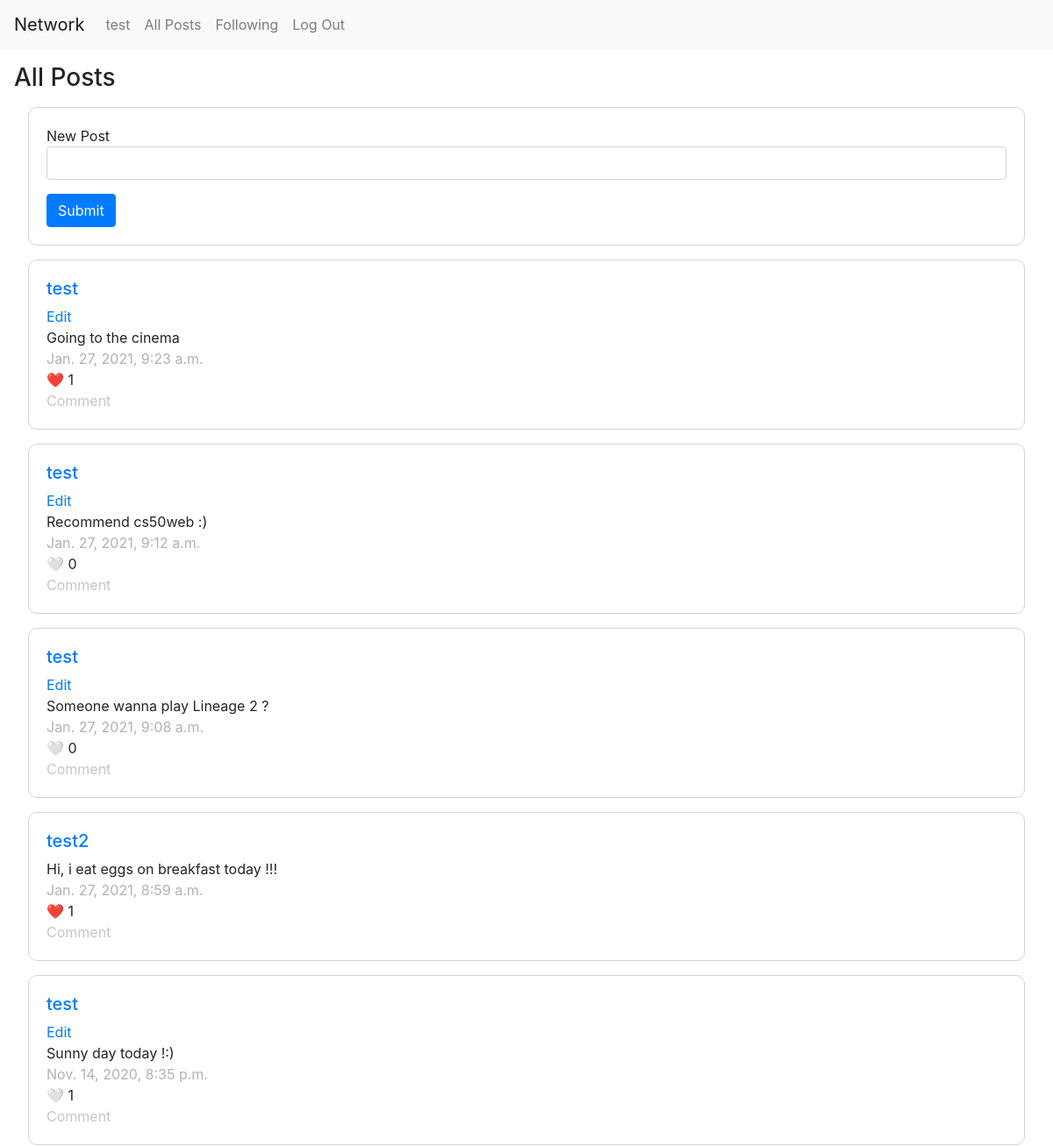
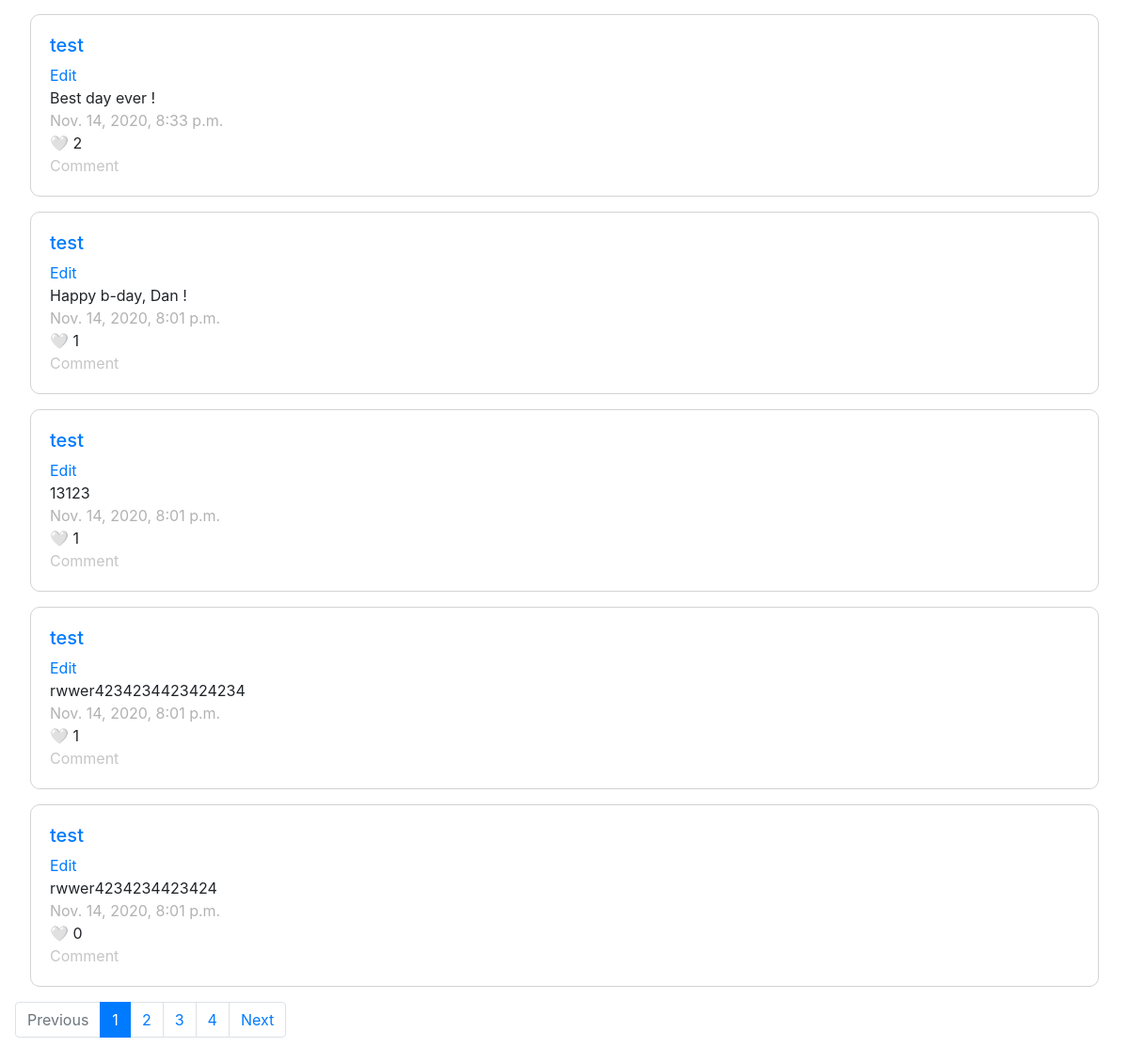
/ (signed in), run on the app's committed database (2 pictures, top to bottom).
### network/models.py (models this page shows, shortened)
class User(AbstractUser):
    pass

class Post(models.Model):
    user = models.ForeignKey("User", on_delete=models.CASCADE, related_name="user")
    text = models.CharField(max_length=255)
    likes = models.ManyToManyField('User', blank=True, related_name='likes')
    timestamp = models.DateTimeField(auto_now_add=True)

### network/views.py (the view)
# urls.py: path("", views.index, name="index"),
def index(request):
    posts = post_paginator(request, all)
    return render(request, 'network/index.html', { 'posts': posts })

### network/views.py (called while the page is built)
def post_paginator(request, username):
    if User.objects.filter(username=username).exists():
        user = User.objects.get(username=username)
        posts = Post.objects.filter(user=user)
    else:
        posts = Post.objects.all()
    posts = posts.order_by("-timestamp")
    page = request.GET.get('page', 1)
    paginator = Paginator(posts, 10)
    try:
        posts = paginator.page(page)
    except PageNotAnInteger:
        posts = paginator.page(1)
    except EmptyPage:
        posts = paginator.page(paginator.num_pages)
    return posts

### network/templates/network/index.html (shortened to what this page needs)
{% extends "network/layout.html" %}
{% load static %}
{% block body %}
    <div>
        <h3>All Posts</h3>
        <form class='card-body' method="post">
            <div class="form-group">
                New Post
                <input id='post-text' class='form-control'>
            </div>
            <input onclick='create_post()' type="submit" class="btn btn-primary">
        </form>
    </div>
    {% for post in posts %}
    <div id='{{post.id}}' class="card-body post">
        <h5><a href="/profile/{{post.user}}">{{post.user}}</a></h5>
        {% if post.user|stringformat:"s" == user.username|stringformat:"s" %}
          <a href=# class='edit'>Edit</a>
        {% endif %}
        <span id='edit_text' style="display: block">{{post.text}}</span>
        <span style='color:#b2b2b2'>{{post.timestamp}}</span>
        {% if request.user in post.likes.all %}
        	<div class='like'>❤️ {{post.likes.all.count}}</div>
        {% else %}
          <div class='like'>🤍 {{post.likes.all.count}}</div>
        {% endif %}
        <a style='color:#c6c6c6'>Comment</a>
    </div>
    {% endfor %}
{% if posts.has_other_pages %}
  <ul class="pagination">
    {% if posts.has_previous %}
      <li class="page-item"><a class="page-link" href="?page={{ posts.previous_page_number }}">Previous</a></li>
    {% else %}
      <li class="page-item disabled">
        <span class="page-link" href="#" tabindex="-1" aria-disabled="true">Previous</span>
      </li>
    {% endif %}
    {% for i in posts.paginator.page_range %}
      {% if posts.number == i %}
        <li class="page-item active" aria-current="page">
        <a class="page-link" href="#">{{ i }} <span class="sr-only">(current)</span></a>
      {% else %}
        <li class="page-item"><a class="page-link" href="?page={{ i }}">{{ i }}</a></li>
      {% endif %}
    {% endfor %}
    {% if posts.has_next %}
      <li class="page-item"><a class="page-link" href="?page={{ posts.next_page_number }}">Next</a></li>
    {% else %}
      <li class="page-item disabled">
        <span class="page-link" href="#" tabindex="-1" aria-disabled="true">Next</span>
      </li>
    {% endif %}
  </ul>
{% endif %}
{% endblock %}

### network/templates/network/layout.html (shortened to what this page needs)
{% load static %}
<!DOCTYPE html>
<html lang="en">
    <head>
        <link rel="stylesheet" href="https://stackpath.bootstrapcdn.com/bootstrap/4.4.1/css/bootstrap.min.css">
        <link href="{% static 'network/styles.css' %}" rel="stylesheet">
    </head>
    <body>
        <nav class="navbar navbar-expand-lg navbar-light bg-light">
            <a class="navbar-brand" href="#">Network</a>
            <div>
              <ul class="navbar-nav mr-auto">
                {% if user.is_authenticated %}
                    <li class="nav-item">
                        <a class="nav-link" id='user-posts' href="{% url 'profile' profile=user.username %}">{{ user.username }}</a>
                    </li>
                {% endif %}
                <li class="nav-item">
                  <a class="nav-link" id='all-posts' href="{% url 'posts' postbox='all' %}">All Posts</a>
                </li>
                {% if user.is_authenticated %}
                    <li class="nav-item">
                        <a class="nav-link" href="{% url 'follow' %}">Following</a>
                    </li>
                    <li class="nav-item">
                        <a class="nav-link" href="{% url 'logout' %}">Log Out</a>
                    </li>
                {% endif %}
              </ul>
            </div>
          </nav>
        <div class="body" style='padding: 1em'>
            {% block body %}
            {% endblock %}
        </div>
    </body>
</html>

### network/static/network/styles.css (style rules this page uses)
.card-body { margin: 1em; border: 1px solid lightgray; border-radius: 10px; }
.post { display: flex; flex-direction: column; }

### data on the page
User: username "test"
Post: user "test", shows "Edit", text "Going to the cinema", timestamp "Jan. 27, 2021, 9:23 a.m.", likes.all.count "1"
Post: user "test", shows "Edit", text "Recommend cs50web :)", timestamp "Jan. 27, 2021, 9:12 a.m.", likes.all.count "0"
Post: user "test", shows "Edit", text "Someone wanna play Lineage 2 ?", timestamp "Jan. 27, 2021, 9:08 a.m.", likes.all.count "0"
Post: user "test2", text "Hi, i eat eggs on breakfast today !!!", timestamp "Jan. 27, 2021, 8:59 a.m.", likes.all.count "1"
Post: user "test", shows "Edit", text "Sunny day today !:)", timestamp "Nov. 14, 2020, 8:35 p.m.", likes.all.count "1"
Post: user "test", shows "Edit", text "Best day ever !", timestamp "Nov. 14, 2020, 8:33 p.m.", likes.all.count "2"
Post: user "test", shows "Edit", text "Happy b-day, Dan !", timestamp "Nov. 14, 2020, 8:01 p.m.", likes.all.count "1"
Post: user "test", shows "Edit", text "13123", timestamp "Nov. 14, 2020, 8:01 p.m.", likes.all.count "1"
Post: user "test", shows "Edit", text "rwwer4234234423424234", timestamp "Nov. 14, 2020, 8:01 p.m.", likes.all.count "1"
Post: user "test", shows "Edit", text "rwwer4234234423424", timestamp "Nov. 14, 2020, 8:01 p.m.", likes.all.count "0"

### other printed values
{{ i }} "1"
{{ i }} "2" "3" "4"
